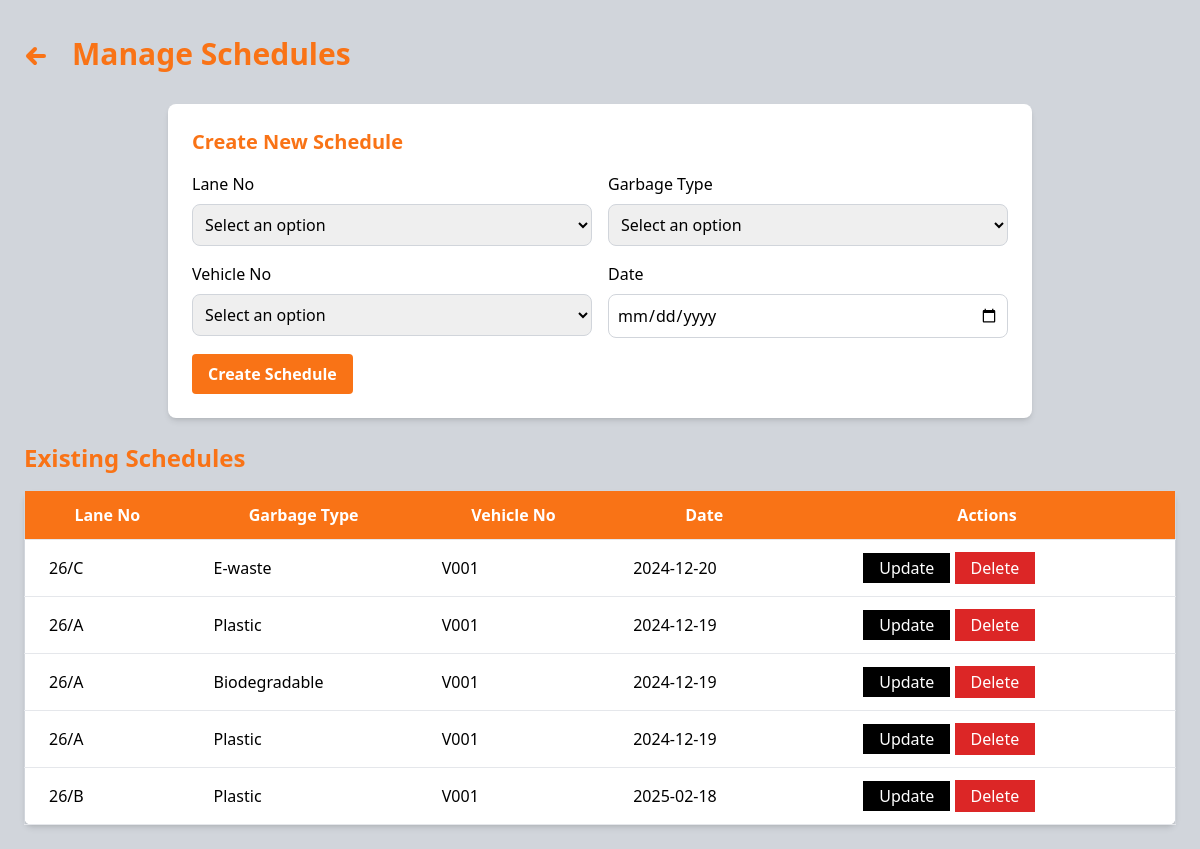
The page /manager/schedule.php on the database its author committed.
### tables this page shows
CREATE TABLE IF NOT EXISTS `schedule` (
  `id` int NOT NULL AUTO_INCREMENT,
  `lane_no` varchar(50) NOT NULL,
  `garbage_type` enum('Plastic','Biodegradable','E-waste') NOT NULL,
  `day` varchar(50) NOT NULL,
  `week` enum('Every week','First week','Second week','Third week','Fourth week') NOT NULL,
  `vehicle_no` varchar(50) NOT NULL,
  PRIMARY KEY (`id`)
);

### manager/schedule.php (the view, shortened to what this page needs)
<?php
include '../config/database.php';
$sql = "SELECT * FROM schedule";
$result = $conn->query($sql);
$schedule = null;
?>
<!DOCTYPE html>
<html lang="en">
<head>
    <script src="https://cdn.tailwindcss.com"></script>
</head>
<body class="bg-gray-300">
<div class="flex">
    <div class="flex-grow p-6">
        <div class="flex items-center space-x-4 py-3 mb-5">
            <a href="dashboard.php" class="flex items-center text-orange-500 hover:text-orange-700 text-2xl font-bold">
                <svg xmlns="http://www.w3.org/2000/svg" viewBox="0 0 24 24" fill="none" stroke="currentColor" class="h-6 w-6 mr-2 mt-1">
                    <path stroke-linecap="round" stroke-linejoin="round" stroke-width="4" d="M11 19l-7-7 7-7M4 12h16" />
                </svg>
            </a>
            <h1 class="text-3xl font-bold text-orange-500">Manage Schedules</h1>
        </div>
        <div class="flex items-center justify-center">
            <form action="schedule.php" method="POST" class="bg-white p-6 rounded-lg shadow-md mb-6 w-3/4">
                <h3 class="text-xl font-semibold mb-4 text-orange-500"><?php echo $schedule ? "Update Schedule" : "Create New Schedule"; ?></h3>
                <div class="grid grid-cols-2 gap-4">
                    <div>
                        <label for="lane_no" class="block mb-2">Lane No</label>
                        <select name="lane_no" id="lane_no" required class="w-full p-2 border border-gray-300 rounded-lg">
                            <option value="" disabled selected>Select an option</option>
                        </select>
                    </div>
                    <div>
                        <label for="garbage_type" class="block mb-2">Garbage Type</label>
                        <select name="garbage_type" id="garbage_type" required class="w-full p-2 border border-gray-300 rounded-lg">
                            <option value="" disabled selected>Select an option</option>
                        </select>
                    </div>
                    <div>
                        <label for="vehicle_no" class="block mb-2">Vehicle No</label>
                        <select name="vehicle_no" id="vehicle_no" required class="w-full p-2 border border-gray-300 rounded-lg">
                            <option value="" disabled selected>Select an option</option>
                        </select>
                    </div>
                    <div>
                        <label for="date" class="block mb-2">Date</label>
                        <input type="date" name="date" id="date" required class="w-full p-2 border border-gray-300 rounded-lg" value="<?php echo $schedule ? $schedule['day'] : ''; ?>">
                    </div>
                </div>
                <button type="submit" name="<?php echo $schedule ? 'update' : 'create'; ?>" class="text-white px-4 py-2 rounded bg-orange-500 font-semibold mt-4 hover:bg-orange-600"><?php echo $schedule ? 'Update Schedule' : 'Create Schedule'; ?></button>
            </form>
        </div>
        <h3 class="text-2xl font-bold text-orange-500 mb-4">Existing Schedules</h3>
        <table class="min-w-full bg-white border border-gray-300 rounded-lg shadow-md">
            <thead>
                <tr class="bg-orange-500">
                    <th class="px-6 py-3 border-b text-white">Lane No</th>
                    <th class="px-6 py-3 border-b text-white">Garbage Type</th>
                    <th class="px-6 py-3 border-b text-white">Vehicle No</th>
                    <th class="px-6 py-3 border-b text-white">Date</th>
                    <th class="px-6 py-3 border-b text-white">Actions</th>
                </tr>
            </thead>
            <tbody>
                <?php while ($row = $result->fetch_assoc()): ?>
                <tr>
                    <td class="px-6 py-3 border-b"><?php echo $row['lane_no']; ?></td>
                    <td class="px-6 py-3 border-b"><?php echo $row['garbage_type']; ?></td>
                    <td class="px-6 py-3 border-b"><?php echo $row['vehicle_no']; ?></td>
                    <td class="px-6 py-3 border-b"><?php echo $row['day']; ?></td>
                    <td class="px-6 py-3 border-b">
                        <a href="schedule.php?id=<?php echo $row['id']; ?>" class="bg-black text-white px-4 py-1  ml-10 hover:bg-gray-600">Update</a>
                        <form action="schedule.php" method="POST" class="inline-block" onsubmit="return confirmDelete()">
                            <button type="submit" name="delete" class="bg-red-600 text-white px-4 py-1 hover:bg-red-500">Delete</button>
                        </form>                    </td>
                </tr>
                <?php endwhile; ?>
            </tbody>
        </table>
    </div>
</div>
</body>
</html>

### rows shown on the page
schedule: lane_no "26/C", garbage_type "E-waste", vehicle_no "V001", day "2024-12-20"
schedule: lane_no "26/A", garbage_type "Plastic", vehicle_no "V001", day "2024-12-19"
schedule: lane_no "26/A", garbage_type "Biodegradable", vehicle_no "V001", day "2024-12-19"
schedule: lane_no "26/A", garbage_type "Plastic", vehicle_no "V001", day "2024-12-19"
schedule: lane_no "26/B", garbage_type "Plastic", vehicle_no "V001", day "2025-02-18"
